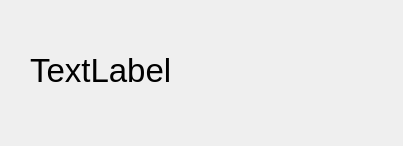
<?xml version="1.0" encoding="UTF-8"?>
<ui version="4.0">
 <class>ZBDialog</class>
 <widget class="QDialog" name="ZBDialog">
  <property name="geometry">
   <rect>
    <x>0</x>
    <y>0</y>
    <width>403</width>
    <height>146</height>
   </rect>
  </property>
  <property name="windowTitle">
   <string>ZBMsgDialog</string>
  </property>
  <widget class="QLabel" name="label">
   <property name="geometry">
    <rect>
     <x>30</x>
     <y>20</y>
     <width>340</width>
     <height>100</height>
    </rect>
   </property>
   <property name="sizePolicy">
    <sizepolicy hsizetype="Preferred" vsizetype="Preferred">
     <horstretch>0</horstretch>
     <verstretch>3</verstretch>
    </sizepolicy>
   </property>
   <property name="font">
    <font>
     <pointsize>25</pointsize>
    </font>
   </property>
   <property name="frameShape">
    <enum>QFrame::NoFrame</enum>
   </property>
   <property name="text">
    <string>TextLabel</string>
   </property>
   <property name="wordWrap">
    <bool>true</bool>
   </property>
  </widget>
 </widget>
 <resources/>
 <connections/>
</ui>
